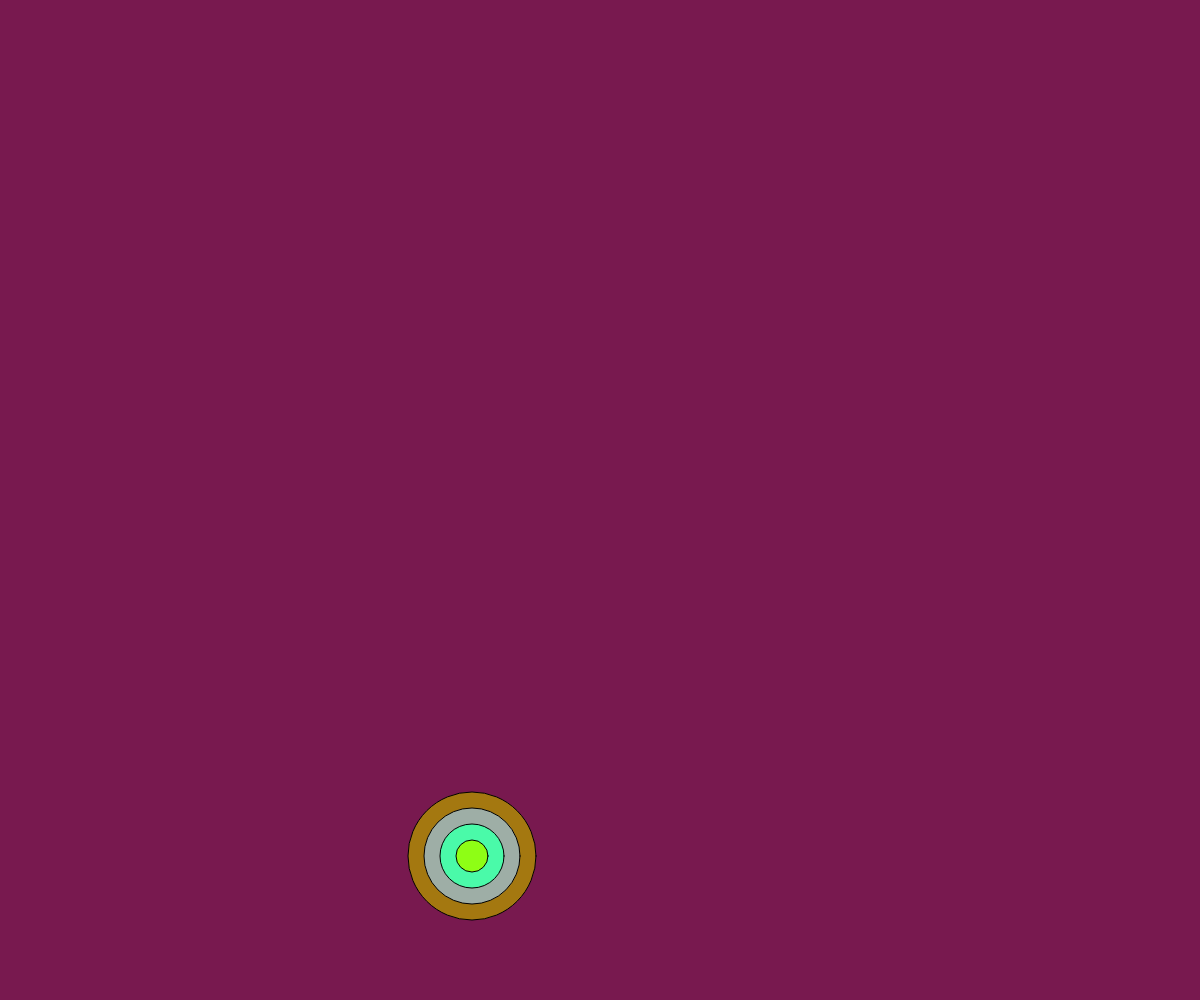
Frame 1 (no input)
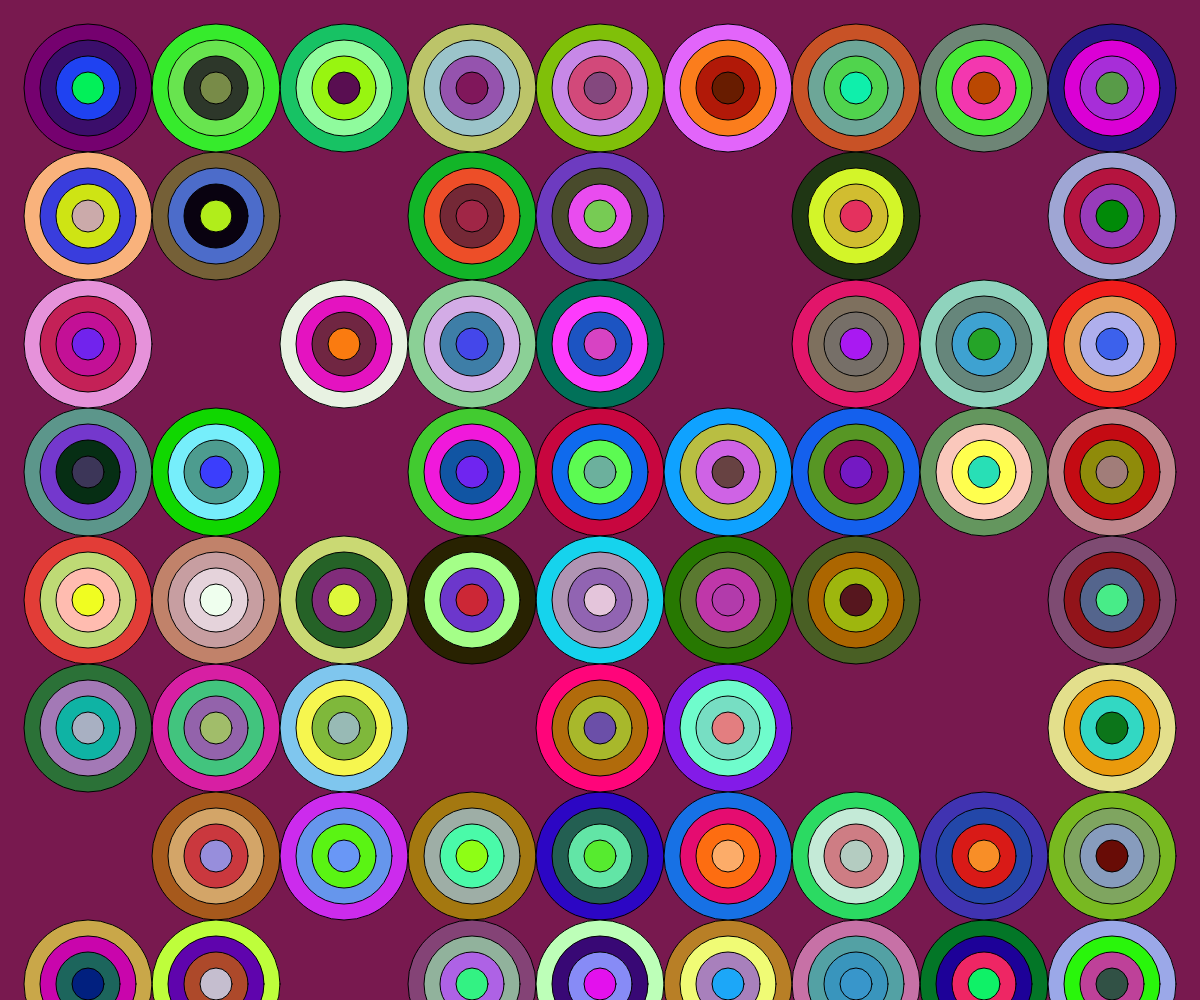
Frame 60 (no input)
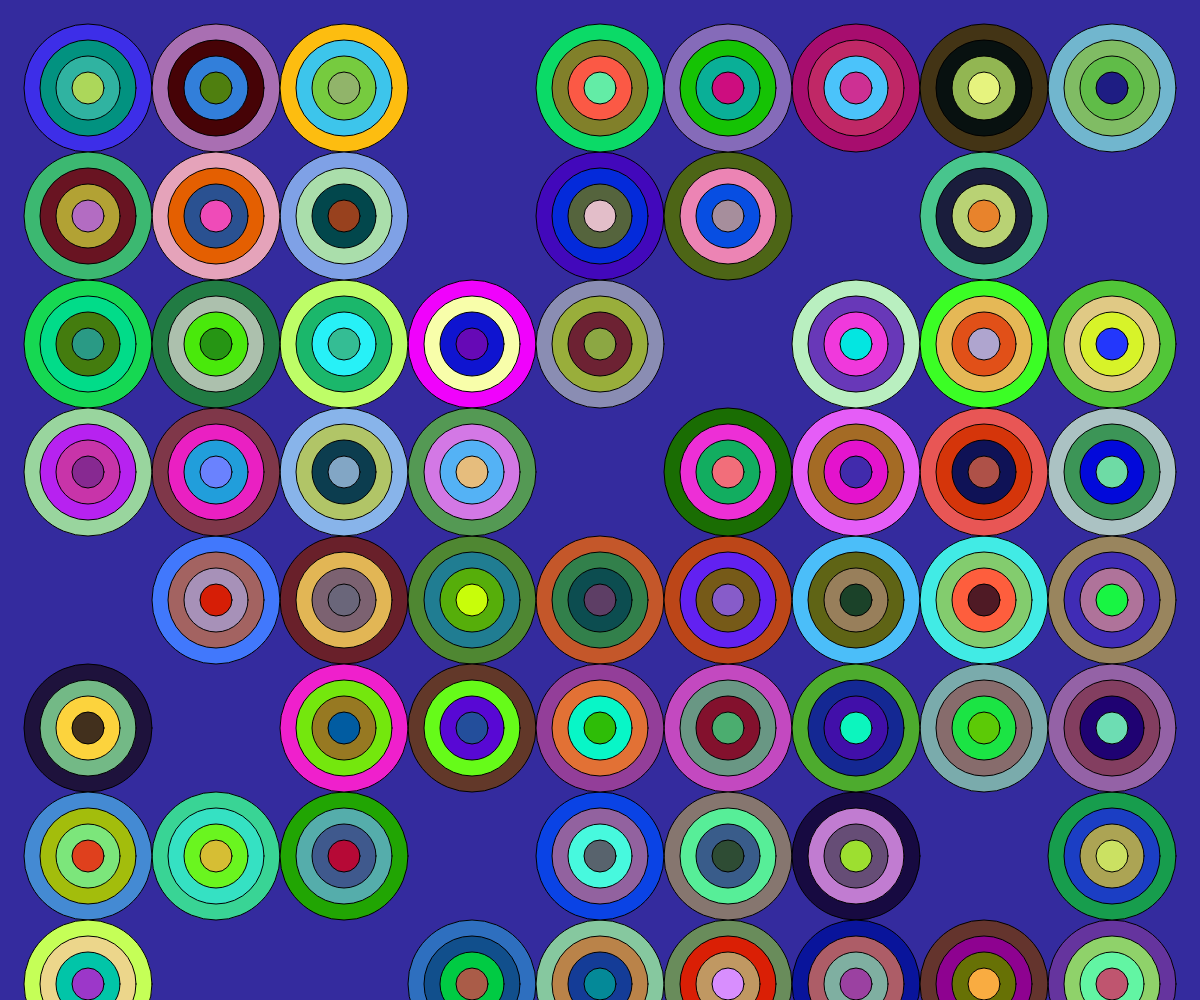
Frame 120 (the mouse pressed at the canvas centre since frame 60)

The p5.js sketch that drew these frames (run headless with seeded random() and noise() and a simulated clock; from frame 60 on, the mouse is pressed at the canvas centre):

// p5.js sketch
// ── sketch.js
// https://editor.p5js.org/jht9629-nyu/sketches/_waqMsgSP
// shapes random pause v23
let my = {};
function setup() {
  my.nwidth = 9;
  my.pmargin = 0.02;
  createCanvas(windowWidth, windowHeight);
  init_page();
  // frameRate(2);
  my.npause = getTargetFrameRate() * 5;
  setup_fullScreenButton();
}
function draw() {
  if (my.ipause > 0) {
    my.ipause = my.ipause - 1;
    if (my.ipause <= 0) {
      init_page();
    }
    return;
  }
  if (my.i >= my.arr.length) {
    my.ipause = my.npause;
    return;
  }
  let [x, y] = my.arr[my.i];
  x += my.margin + my.w / 2;
  y += my.margin + my.h / 2;
  draw_bullseye(x, y, my.w, my.h);
  my.i += 1;
}
function init_vars() {
  my.ipause = 0;
  let p = my.nwidth;
  if (p < 1) p = 1;
  my.margin = width * my.pmargin;
  my.mwidth = max(width - my.margin * 2, 2);
  my.mheight = max(height - my.margin * 2, 2);
  my.w = my.mwidth / p;
  // my.w = Math.floor(my.mwidth / p);
  my.h = my.w;
  my.i = 0;
  my.arr = [];
  for (let y = 0; y < my.mheight; y += my.h) {
    for (let x = 0; x < my.mwidth; x += my.w) {
      my.arr.push([x, y]);
    }
  }
  shuffle(my.arr, true);
}
function draw_bullseye(x, y, w, h) {
  fill(random(255), random(255), random(255));
  ellipse(x, y, w, h);
  fill(random(255), random(255), random(255));
  ellipse(x, y, w * 0.75, h * 0.75);
  fill(random(255), random(255), random(255));
  ellipse(x, y, w * 0.5, h * 0.5);
  fill(random(255), random(255), random(255));
  ellipse(x, y, w * 0.25, h * 0.25);
}
function init_page() {
  init_vars();
  background(random(255), random(255), random(255));
}
function mousePressed() {
  init_page();
}
function windowResized() {
  resizeCanvas(windowWidth, windowHeight);
  init_page();
}

// --
function setup_fullScreenButton() {
  my.fullScreenButton = createButton("?=v23 Full");
  my.fullScreenButton.mousePressed(fullScreen_action);
  my.fullScreenButton.style("font-size:42px");
  my.plusButton = createButton("[+]");
  my.plusButton.mousePressed(plusButton_action);
  my.plusButton.style("font-size:42px");
  my.minusButton = createButton("[-]");
  my.minusButton.mousePressed(minusButton_action);
  my.minusButton.style("font-size:42px");
}
function plusButton_action() {
  my.nwidth += 1;
  init_page();
}
function minusButton_action() {
  my.nwidth -= 1;
  init_page();
}

function fullScreen_action() {
  my.fullScreenButton.remove();
  fullscreen(1);
  let delay = 3000;
  setTimeout(ui_present_window, delay);
}

function ui_present_window() {
  resizeCanvas(windowWidth, windowHeight);
  init_vars();
  // init_dim();
}

// Respond to window resizing event
function windowResized() {
  resizeCanvas(windowWidth, windowHeight);
}

// https://editor.p5js.org/jht9629-nyu/sketches/KpCniSa1w
// shapes random frameRate v15

// https://editor.p5js.org/jht9629-nyu/sketches/GzlO70dCj
// shapes random array v17

// https://editor.p5js.org/jht9629-nyu/sketches/pW2RT5UHy
// shapes random array circle v20

// https://editor.p5js.org/jht9629-nyu/sketches/Iru8nBTSf
// shapes random pause v21

// https://editor.p5js.org/jht9629-nyu/sketches/n0LYuXRmX
// shapes random pause v22
